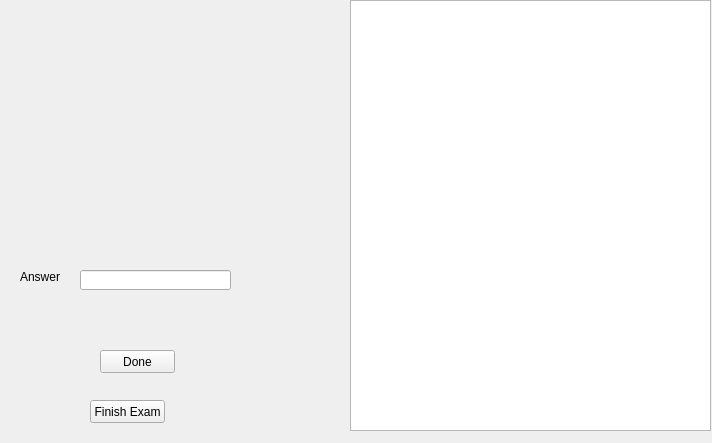
<?xml version="1.0" encoding="UTF-8"?>
<ui version="4.0">
 <class>StudentEE</class>
 <widget class="QWidget" name="StudentEE">
  <property name="geometry">
   <rect>
    <x>0</x>
    <y>0</y>
    <width>712</width>
    <height>443</height>
   </rect>
  </property>
  <property name="windowTitle">
   <string>Form</string>
  </property>
  <widget class="QTableView" name="examquestions">
   <property name="geometry">
    <rect>
     <x>350</x>
     <y>0</y>
     <width>361</width>
     <height>431</height>
    </rect>
   </property>
  </widget>
  <widget class="QLabel" name="question1">
   <property name="geometry">
    <rect>
     <x>30</x>
     <y>60</y>
     <width>61</width>
     <height>16</height>
    </rect>
   </property>
   <property name="text">
    <string/>
   </property>
  </widget>
  <widget class="QLabel" name="opt1">
   <property name="geometry">
    <rect>
     <x>30</x>
     <y>110</y>
     <width>47</width>
     <height>13</height>
    </rect>
   </property>
   <property name="text">
    <string/>
   </property>
  </widget>
  <widget class="QLabel" name="opt2">
   <property name="geometry">
    <rect>
     <x>30</x>
     <y>140</y>
     <width>47</width>
     <height>13</height>
    </rect>
   </property>
   <property name="text">
    <string/>
   </property>
  </widget>
  <widget class="QLabel" name="opt3">
   <property name="geometry">
    <rect>
     <x>30</x>
     <y>170</y>
     <width>47</width>
     <height>13</height>
    </rect>
   </property>
   <property name="text">
    <string/>
   </property>
  </widget>
  <widget class="QLabel" name="opt4">
   <property name="geometry">
    <rect>
     <x>30</x>
     <y>200</y>
     <width>47</width>
     <height>13</height>
    </rect>
   </property>
   <property name="text">
    <string/>
   </property>
  </widget>
  <widget class="QLabel" name="label">
   <property name="geometry">
    <rect>
     <x>20</x>
     <y>270</y>
     <width>47</width>
     <height>13</height>
    </rect>
   </property>
   <property name="text">
    <string>Answer</string>
   </property>
  </widget>
  <widget class="QLineEdit" name="answ">
   <property name="geometry">
    <rect>
     <x>80</x>
     <y>270</y>
     <width>151</width>
     <height>20</height>
    </rect>
   </property>
  </widget>
  <widget class="QPushButton" name="pushButton">
   <property name="geometry">
    <rect>
     <x>100</x>
     <y>350</y>
     <width>75</width>
     <height>23</height>
    </rect>
   </property>
   <property name="text">
    <string>Done</string>
   </property>
  </widget>
  <widget class="QPushButton" name="pushButton_2">
   <property name="geometry">
    <rect>
     <x>90</x>
     <y>400</y>
     <width>75</width>
     <height>23</height>
    </rect>
   </property>
   <property name="text">
    <string>Finish Exam</string>
   </property>
  </widget>
 </widget>
 <resources/>
 <connections/>
</ui>
